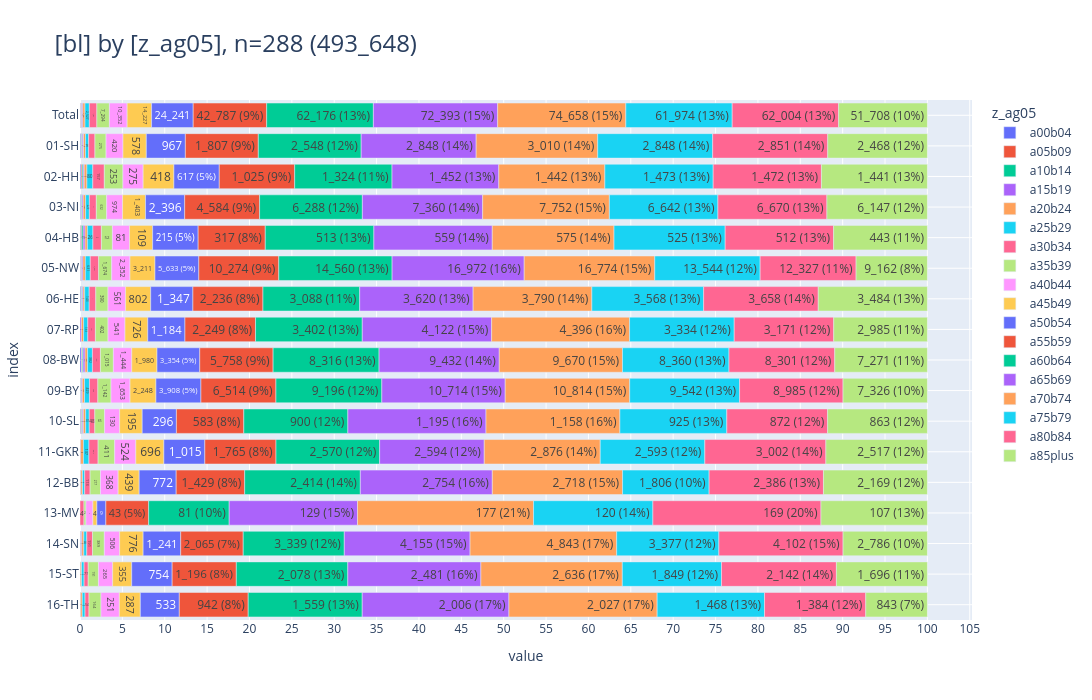

Write notebook code for a chart like this one.
### Markdown cell above
<br>

### <a id='toc1_5_11_'></a>[Altersgruppen](#toc0_)

### Code cell
_filters = [
    FILTERS_VALID,
    FILTERS_DY_MAX,
    FILTERS_C,
    FILTERS_NO_C44,
]

_filter = hlp.get_duckdb_filter_n(
    con=con,
    query="from tumor_epi_clin_all",
    filters=_filters,
    # distinct_metric="z_tum_id",
    first_n_filter_apply_to_rows=0,
)

_df = con.sql(f"""--sql
    select
        --z_dy::text as z_dy,
        GKZbl_label as bl,
        z_ag05,
    from tumor_epi_clin_all tum
    where {_filter}
    """
).to_df()
# display(_df)

_=pls.plot_stacked_bars(
    _df,
    orientation="h",
    normalize=False,
    relative=True,
    dropna=False,
    sort_values_index=False,
    show_total=True,
    height=700,
    show_pct_bar=True,
)

### Figure 1 — Plotly figure (JSON) as saved in the notebook; plotly's stock layout.template omitted (floating-point values rounded to 4 significant figures)
{"data": [{"hovertemplate": "col=a00b04<br>value=%{x}<br>index=%{y}<br>cnt_pct_bar_str=%{text}<extra></extra>", "legendgroup": "a00b04", "marker": {"color": "#636EFA", "pattern": {"shape": ""}}, "name": "a00b04", "orientation": "h", "showlegend": true, "text": ["393", "23", "14", "56", "3", "93", "30", "117", "41", "7", "4", "5"], "textposition": "auto", "type": "bar", "x": [393, 23, 14, 56, 3, 93, 30, 117, 41, 7, 4, 5], "xaxis": "x", "y": [" Total", "01-SH", "02-HH", "03-NI", "04-HB", "05-NW", "06-HE", "08-BW", "09-BY", "10-SL", "12-BB", "14-SN"], "yaxis": "y"}, {"hovertemplate": "col=a05b09<br>value=%{x}<br>index=%{y}<br>cnt_pct_bar_str=%{text}<extra></extra>", "legendgroup": "a05b09", "marker": {"color": "#EF553B", "pattern": {"shape": ""}}, "name": "a05b09", "orientation": "h", "showlegend": true, "text": ["233", "15", "14", "25", "5", "55", "17", "57", "28", "6", "2", "9"], "textposition": "auto", "type": "bar", "x": [233, 15, 14, 25, 5, 55, 17, 57, 28, 6, 2, 9], "xaxis": "x", "y": [" Total", "01-SH", "02-HH", "03-NI", "04-HB", "05-NW", "06-HE", "08-BW", "09-BY", "10-SL", "12-BB", "14-SN"], "yaxis": "y"}, {"hovertemplate": "col=a10b14<br>value=%{x}<br>index=%{y}<br>cnt_pct_bar_str=%{text}<extra></extra>", "legendgroup": "a10b14", "marker": {"color": "#00CC96", "pattern": {"shape": ""}}, "name": "a10b14", "orientation": "h", "showlegend": true, "text": ["304", "19", "15", "43", "7", "67", "20", "70", "43", "7", "1", "12"], "textposition": "auto", "type": "bar", "x": [304, 19, 15, 43, 7, 67, 20, 70, 43, 7, 1, 12], "xaxis": "x", "y": [" Total", "01-SH", "02-HH", "03-NI", "04-HB", "05-NW", "06-HE", "08-BW", "09-BY", "10-SL", "12-BB", "14-SN"], "yaxis": "y"}, {"hovertemplate": "col=a15b19<br>value=%{x}<br>index=%{y}<br>cnt_pct_bar_str=%{text}<extra></extra>", "legendgroup": "a15b19", "marker": {"color": "#AB63FA", "pattern": {"shape": ""}}, "name": "a15b19", "orientation": "h", "showlegend": true, "text": ["687", "30", "14", "72", "9", "163", "31", "45", "153", "89", "9", "17", "11", "32", "5", "7"], "textposition": "auto", "type": "bar", "x": [687, 30, 14, 72, 9, 163, 31, 45, 153, 89, 9, 17, 11, 32, 5, 7], "xaxis": "x", "y": [" Total", "01-SH", "02-HH", "03-NI", "04-HB", "05-NW", "06-HE", "07-RP", "08-BW", "09-BY", "10-SL", "11-GKR", "12-BB", "14-SN", "15-ST", "16-TH"], "yaxis": "y"}, {"hovertemplate": "col=a20b24<br>value=%{x}<br>index=%{y}<br>cnt_pct_bar_str=%{text}<extra></extra>", "legendgroup": "a20b24", "marker": {"color": "#FFA15A", "pattern": {"shape": ""}}, "name": "a20b24", "orientation": "h", "showlegend": true, "text": ["1_305", "49", "37", "148", "11", "310", "52", "71", "196", "192", "20", "68", "35", "68", "24", "24"], "textposition": "auto", "type": "bar", "x": [1305, 49, 37, 148, 11, 310, 52, 71, 196, 192, 20, 68, 35, 68, 24, 24], "xaxis": "x", "y": [" Total", "01-SH", "02-HH", "03-NI", "04-HB", "05-NW", "06-HE", "07-RP", "08-BW", "09-BY", "10-SL", "11-GKR", "12-BB", "14-SN", "15-ST", "16-TH"], "yaxis": "y"}, {"hovertemplate": "col=a25b29<br>value=%{x}<br>index=%{y}<br>cnt_pct_bar_str=%{text}<extra></extra>", "legendgroup": "a25b29", "marker": {"color": "#19D3F3", "pattern": {"shape": ""}}, "name": "a25b29", "orientation": "h", "showlegend": true, "text": ["2_527", "78", "80", "229", "26", "631", "143", "133", "382", "429", "31", "137", "45", "98", "47", "38"], "textposition": "auto", "type": "bar", "x": [2527, 78, 80, 229, 26, 631, 143, 133, 382, 429, 31, 137, 45, 98, 47, 38], "xaxis": "x", "y": [" Total", "01-SH", "02-HH", "03-NI", "04-HB", "05-NW", "06-HE", "07-RP", "08-BW", "09-BY", "10-SL", "11-GKR", "12-BB", "14-SN", "15-ST", "16-TH"], "yaxis": "y"}, {"hovertemplate": "col=a30b34<br>value=%{x}<br>index=%{y}<br>cnt_pct_bar_str=%{text}<extra></extra>", "legendgroup": "a30b34", "marker": {"color": "#FF6692", "pattern": {"shape": ""}}, "name": "a30b34", "orientation": "h", "showlegend": true, "text": ["4_385", "156", "157", "427", "40", "1_078", "211", "242", "630", "730", "48", "227", "113", "4", "191", "77", "54"], "textposition": "auto", "type": "bar", "x": [4385, 156, 157, 427, 40, 1078, 211, 242, 630, 730, 48, 227, 113, 4, 191, 77, 54], "xaxis": "x", "y": [" Total", "01-SH", "02-HH", "03-NI", "04-HB", "05-NW", "06-HE", "07-RP", "08-BW", "09-BY", "10-SL", "11-GKR", "12-BB", "13-MV", "14-SN", "15-ST", "16-TH"], "yaxis": "y"}, {"hovertemplate": "col=a35b39<br>value=%{x}<br>index=%{y}<br>cnt_pct_bar_str=%{text}<extra></extra>", "legendgroup": "a35b39", "marker": {"color": "#B6E880", "pattern": {"shape": ""}}, "name": "a35b39", "orientation": "h", "showlegend": true, "text": ["7_294", "275", "253", "632", "52", "1_674", "390", "402", "1_015", "1_142", "85", "411", "217", "2", "389", "191", "164"], "textposition": "auto", "type": "bar", "x": [7294, 275, 253, 632, 52, 1674, 390, 402, 1015, 1142, 85, 411, 217, 2, 389, 191, 164], "xaxis": "x", "y": [" Total", "01-SH", "02-HH", "03-NI", "04-HB", "05-NW", "06-HE", "07-RP", "08-BW", "09-BY", "10-SL", "11-GKR", "12-BB", "13-MV", "14-SN", "15-ST", "16-TH"], "yaxis": "y"}, {"hovertemplate": "col=a40b44<br>value=%{x}<br>index=%{y}<br>cnt_pct_bar_str=%{text}<extra></extra>", "legendgroup": "a40b44", "marker": {"color": "#FF97FF", "pattern": {"shape": ""}}, "name": "a40b44", "orientation": "h", "showlegend": true, "text": ["10_352", "420", "275", "974", "81", "2_352", "561", "541", "1_444", "1_653", "130", "524", "368", "7", "506", "265", "251"], "textposition": "auto", "type": "bar", "x": [10352, 420, 275, 974, 81, 2352, 561, 541, 1444, 1653, 130, 524, 368, 7, 506, 265, 251], "xaxis": "x", "y": [" Total", "01-SH", "02-HH", "03-NI", "04-HB", "05-NW", "06-HE", "07-RP", "08-BW", "09-BY", "10-SL", "11-GKR", "12-BB", "13-MV", "14-SN", "15-ST", "16-TH"], "yaxis": "y"}, {"hovertemplate": "col=a45b49<br>value=%{x}<br>index=%{y}<br>cnt_pct_bar_str=%{text}<extra></extra>", "legendgroup": "a45b49", "marker": {"color": "#FECB52", "pattern": {"shape": ""}}, "name": "a45b49", "orientation": "h", "showlegend": true, "text": ["14_227", "578", "418", "1_403", "109", "3_211", "802", "726", "1_980", "2_248", "195", "696", "439", "4", "776", "355", "287"], "textposition": "auto", "type": "bar", "x": [14227, 578, 418, 1403, 109, 3211, 802, 726, 1980, 2248, 195, 696, 439, 4, 776, 355, 287], "xaxis": "x", "y": [" Total", "01-SH", "02-HH", "03-NI", "04-HB", "05-NW", "06-HE", "07-RP", "08-BW", "09-BY", "10-SL", "11-GKR", "12-BB", "13-MV", "14-SN", "15-ST", "16-TH"], "yaxis": "y"}, {"hovertemplate": "col=a50b54<br>value=%{x}<br>index=%{y}<br>cnt_pct_bar_str=%{text}<extra></extra>", "legendgroup": "a50b54", "marker": {"color": "#636EFA", "pattern": {"shape": ""}}, "name": "a50b54", "orientation": "h", "showlegend": true, "text": ["24_241", "967", "617 (5%)", "2_396", "215 (5%)", "5_633 (5%)", "1_347", "1_184", "3_354 (5%)", "3_908 (5%)", "296", "1_015", "772", "9", "1_241", "754", "533"], "textposition": "auto", "type": "bar", "x": [24241, 967, 617, 2396, 215, 5633, 1347, 1184, 3354, 3908, 296, 1015, 772, 9, 1241, 754, 533], "xaxis": "x", "y": [" Total", "01-SH", "02-HH", "03-NI", "04-HB", "05-NW", "06-HE", "07-RP", "08-BW", "09-BY", "10-SL", "11-GKR", "12-BB", "13-MV", "14-SN", "15-ST", "16-TH"], "yaxis": "y"}, {"hovertemplate": "col=a55b59<br>value=%{x}<br>index=%{y}<br>cnt_pct_bar_str=%{text}<extra></extra>", "legendgroup": "a55b59", "marker": {"color": "#EF553B", "pattern": {"shape": ""}}, "name": "a55b59", "orientation": "h", "showlegend": true, "text": ["42_787 (9%)", "1_807 (9%)", "1_025 (9%)", "4_584 (9%)", "317 (8%)", "10_274 (9%)", "2_236 (8%)", "2_249 (8%)", "5_758 (9%)", "6_514 (9%)", "583 (8%)", "1_765 (8%)", "1_429 (8%)", "43 (5%)", "2_065 (7%)", "1_196 (8%)", "942 (8%)"], "textposition": "auto", "type": "bar", "x": [42787, 1807, 1025, 4584, 317, 10274, 2236, 2249, 5758, 6514, 583, 1765, 1429, 43, 2065, 1196, 942], "xaxis": "x", "y": [" Total", "01-SH", "02-HH", "03-NI", "04-HB", "05-NW", "06-HE", "07-RP", "08-BW", "09-BY", "10-SL", "11-GKR", "12-BB", "13-MV", "14-SN", "15-ST", "16-TH"], "yaxis": "y"}, {"hovertemplate": "col=a60b64<br>value=%{x}<br>index=%{y}<br>cnt_pct_bar_str=%{text}<extra></extra>", "legendgroup": "a60b64", "marker": {"color": "#00CC96", "pattern": {"shape": ""}}, "name": "a60b64", "orientation": "h", "showlegend": true, "text": ["62_176 (13%)", "2_548 (12%)", "1_324 (11%)", "6_288 (12%)", "513 (13%)", "14_560 (13%)", "3_088 (11%)", "3_402 (13%)", "8_316 (13%)", "9_196 (12%)", "900 (12%)", "2_570 (12%)", "2_414 (14%)", "81 (10%)", "3_339 (12%)", "2_078 (13%)", "1_559 (13%)"], "textposition": "auto", "type": "bar", "x": [62176, 2548, 1324, 6288, 513, 14560, 3088, 3402, 8316, 9196, 900, 2570, 2414, 81, 3339, 2078, 1559], "xaxis": "x", "y": [" Total", "01-SH", "02-HH", "03-NI", "04-HB", "05-NW", "06-HE", "07-RP", "08-BW", "09-BY", "10-SL", "11-GKR", "12-BB", "13-MV", "14-SN", "15-ST", "16-TH"], "yaxis": "y"}, {"hovertemplate": "col=a65b69<br>value=%{x}<br>index=%{y}<br>cnt_pct_bar_str=%{text}<extra></extra>", "legendgroup": "a65b69", "marker": {"color": "#AB63FA", "pattern": {"shape": ""}}, "name": "a65b69", "orientation": "h", "showlegend": true, "text": ["72_393 (15%)", "2_848 (14%)", "1_452 (13%)", "7_360 (14%)", "559 (14%)", "16_972 (16%)", "3_620 (13%)", "4_122 (15%)", "9_432 (14%)", "10_714 (15%)", "1_195 (16%)", "2_594 (12%)", "2_754 (16%)", "129 (15%)", "4_155 (15%)", "2_481 (16%)", "2_006 (17%)"], "textposition": "auto", "type": "bar", "x": [72393, 2848, 1452, 7360, 559, 16972, 3620, 4122, 9432, 10714, 1195, 2594, 2754, 129, 4155, 2481, 2006], "xaxis": "x", "y": [" Total", "01-SH", "02-HH", "03-NI", "04-HB", "05-NW", "06-HE", "07-RP", "08-BW", "09-BY", "10-SL", "11-GKR", "12-BB", "13-MV", "14-SN", "15-ST", "16-TH"], "yaxis": "y"}, {"hovertemplate": "col=a70b74<br>value=%{x}<br>index=%{y}<br>cnt_pct_bar_str=%{text}<extra></extra>", "legendgroup": "a70b74", "marker": {"color": "#FFA15A", "pattern": {"shape": ""}}, "name": "a70b74", "orientation": "h", "showlegend": true, "text": ["74_658 (15%)", "3_010 (14%)", "1_442 (13%)", "7_752 (15%)", "575 (14%)", "16_774 (15%)", "3_790 (14%)", "4_396 (16%)", "9_670 (15%)", "10_814 (15%)", "1_158 (16%)", "2_876 (14%)", "2_718 (15%)", "177 (21%)", "4_843 (17%)", "2_636 (17%)", "2_027 (17%)"], "textposition": "auto", "type": "bar", "x": [74658, 3010, 1442, 7752, 575, 16774, 3790, 4396, 9670, 10814, 1158, 2876, 2718, 177, 4843, 2636, 2027], "xaxis": "x", "y": [" Total", "01-SH", "02-HH", "03-NI", "04-HB", "05-NW", "06-HE", "07-RP", "08-BW", "09-BY", "10-SL", "11-GKR", "12-BB", "13-MV", "14-SN", "15-ST", "16-TH"], "yaxis": "y"}, {"hovertemplate": "col=a75b79<br>value=%{x}<br>index=%{y}<br>cnt_pct_bar_str=%{text}<extra></extra>", "legendgroup": "a75b79", "marker": {"color": "#19D3F3", "pattern": {"shape": ""}}, "name": "a75b79", "orientation": "h", "showlegend": true, "text": ["61_974 (13%)", "2_848 (14%)", "1_473 (13%)", "6_642 (13%)", "525 (13%)", "13_544 (12%)", "3_568 (13%)", "3_334 (12%)", "8_360 (13%)", "9_542 (13%)", "925 (13%)", "2_593 (12%)", "1_806 (10%)", "120 (14%)", "3_377 (12%)", "1_849 (12%)", "1_468 (13%)"], "textposition": "auto", "type": "bar", "x": [61974, 2848, 1473, 6642, 525, 13544, 3568, 3334, 8360, 9542, 925, 2593, 1806, 120, 3377, 1849, 1468], "xaxis": "x", "y": [" Total", "01-SH", "02-HH", "03-NI", "04-HB", "05-NW", "06-HE", "07-RP", "08-BW", "09-BY", "10-SL", "11-GKR", "12-BB", "13-MV", "14-SN", "15-ST", "16-TH"], "yaxis": "y"}, {"hovertemplate": "col=a80b84<br>value=%{x}<br>index=%{y}<br>cnt_pct_bar_str=%{text}<extra></extra>", "legendgroup": "a80b84", "marker": {"color": "#FF6692", "pattern": {"shape": ""}}, "name": "a80b84", "orientation": "h", "showlegend": true, "text": ["62_004 (13%)", "2_851 (14%)", "1_472 (13%)", "6_670 (13%)", "512 (13%)", "12_327 (11%)", "3_658 (14%)", "3_171 (12%)", "8_301 (12%)", "8_985 (12%)", "872 (12%)", "3_002 (14%)", "2_386 (13%)", "169 (20%)", "4_102 (15%)", "2_142 (14%)", "1_384 (12%)"], "textposition": "auto", "type": "bar", "x": [62004, 2851, 1472, 6670, 512, 12327, 3658, 3171, 8301, 8985, 872, 3002, 2386, 169, 4102, 2142, 1384], "xaxis": "x", "y": [" Total", "01-SH", "02-HH", "03-NI", "04-HB", "05-NW", "06-HE", "07-RP", "08-BW", "09-BY", "10-SL", "11-GKR", "12-BB", "13-MV", "14-SN", "15-ST", "16-TH"], "yaxis": "y"}, {"hovertemplate": "col=a85plus<br>value=%{x}<br>index=%{y}<br>cnt_pct_bar_str=%{text}<extra></extra>", "legendgroup": "a85plus", "marker": {"color": "#B6E880", "pattern": {"shape": ""}}, "name": "a85plus", "orientation": "h", "showlegend": true, "text": ["51_708 (10%)", "2_468 (12%)", "1_441 (13%)", "6_147 (12%)", "443 (11%)", "9_162 (8%)", "3_484 (13%)", "2_985 (11%)", "7_271 (11%)", "7_326 (10%)", "863 (12%)", "2_517 (12%)", "2_169 (12%)", "107 (13%)", "2_786 (10%)", "1_696 (11%)", "843 (7%)"], "textposition": "auto", "type": "bar", "x": [51708, 2468, 1441, 6147, 443, 9162, 3484, 2985, 7271, 7326, 863, 2517, 2169, 107, 2786, 1696, 843], "xaxis": "x", "y": [" Total", "01-SH", "02-HH", "03-NI", "04-HB", "05-NW", "06-HE", "07-RP", "08-BW", "09-BY", "10-SL", "11-GKR", "12-BB", "13-MV", "14-SN", "15-ST", "16-TH"], "yaxis": "y"}], "layout": {"barmode": "relative", "barnorm": "percent", "height": 700, "legend": {"title": {"text": "z_ag05"}, "tracegroupgap": 0, "traceorder": "normal"}, "title": {"font": {"size": 24}, "text": "[bl] by [z_ag05], n=288 (493_648)", "xanchor": "left", "y": 0.95, "yanchor": "top"}, "width": 1600, "xaxis": {"anchor": "y", "domain": [0, 1], "dtick": 5, "gridwidth": 1, "showgrid": true, "title": {"text": "value"}}, "yaxis": {"anchor": "x", "categoryarray": ["16-TH", "15-ST", "14-SN", "13-MV", "12-BB", "11-GKR", "10-SL", "09-BY", "08-BW", "07-RP", "06-HE", "05-NW", "04-HB", "03-NI", "02-HH", "01-SH", " Total"], "categoryorder": "array", "domain": [0, 1], "gridwidth": 1, "showgrid": true, "title": {"text": "index"}}}}
